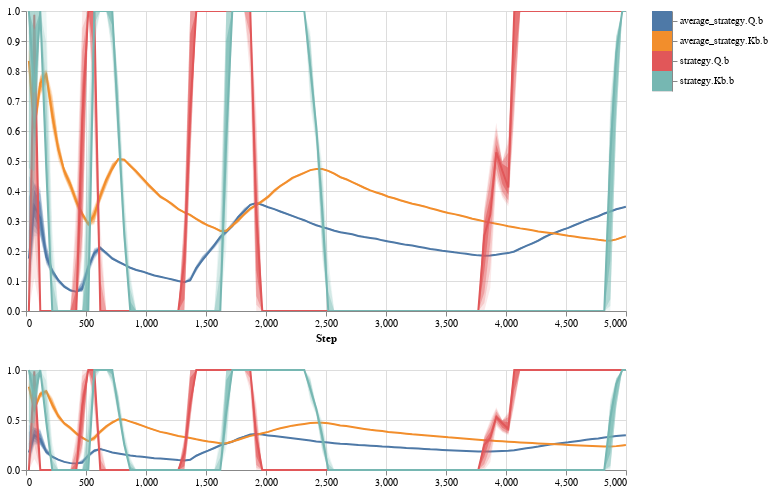

Write notebook code for a chart like this one.
### Markdown cell above
We can see dominant strategies
(when first player gets an A, when second player gets an A)
have settled early on.

### Code cell
analytics.distribution(ind.average_strategy_Q_b + ind.average_strategy_Kb_b + 
                       ind.strategy_Q_b + ind.strategy_Kb_b,
                       width=600, height=300)
